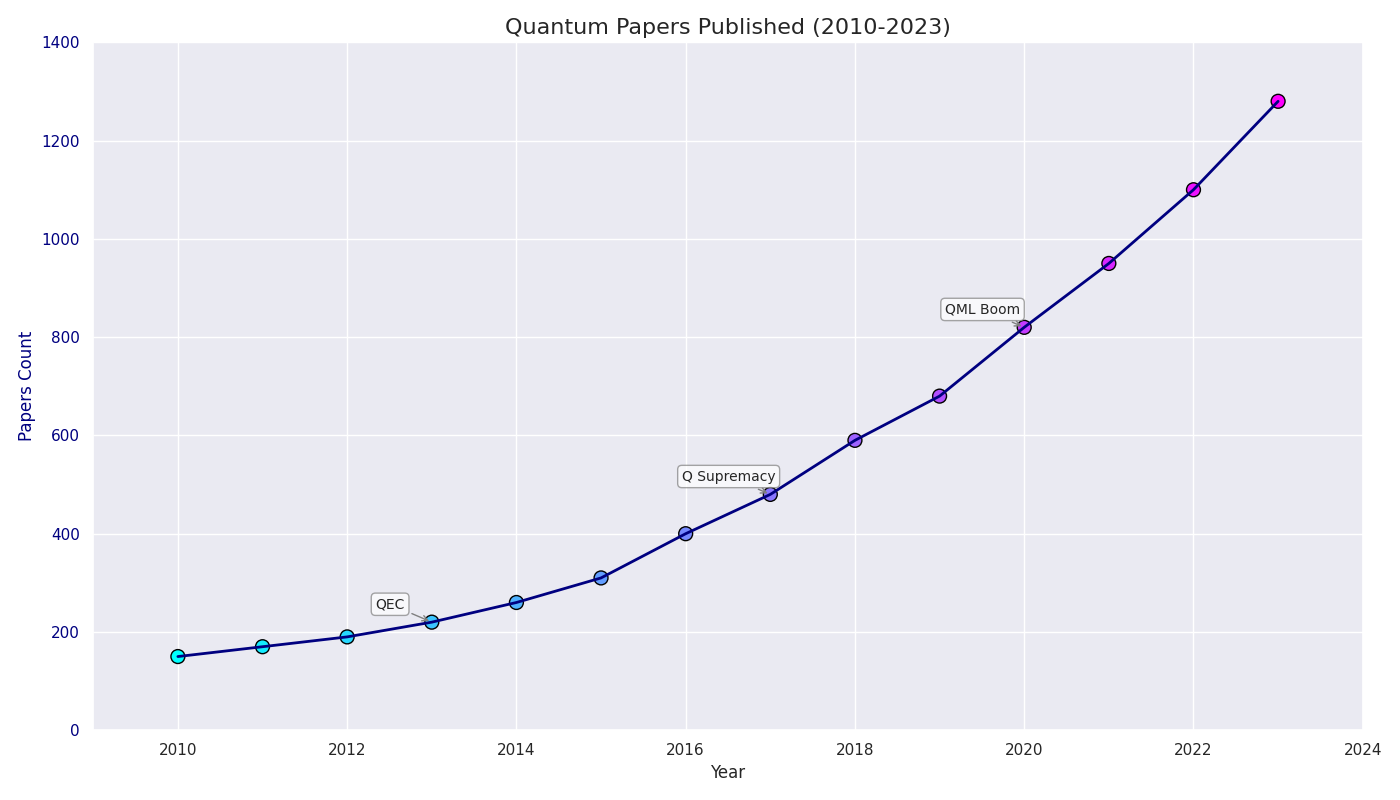

Here is the Python script that generated this plot:
import matplotlib.pyplot as plt
import numpy as np

years = np.arange(2010, 2024)
papers_published = np.array([150, 170, 190, 220, 260, 310, 400, 480, 590, 680, 820, 950, 1100, 1280])

annotations = {
    2013: "QEC",
    2017: "Q Supremacy",
    2020: "QML Boom"
}

fig, ax1 = plt.subplots(figsize=(14, 8))

ax1.scatter(years, papers_published, c=years, cmap='cool', edgecolor='black', s=100)
ax1.plot(years, papers_published, linestyle='-', color='navy', linewidth=2)

for year, label in annotations.items():
    ax1.annotate(label, 
                 (year, papers_published[year-2010]), 
                 textcoords="offset points", 
                 xytext=(-30,10), 
                 ha='center',
                 fontsize=10, 
                 bbox=dict(boxstyle="round,pad=0.3", edgecolor='gray', facecolor='white', alpha=0.7),
                 arrowprops=dict(arrowstyle='->', connectionstyle="arc3", color='gray'))

ax1.set_title("Quantum Papers Published (2010-2023)", fontsize=16)
ax1.set_xlabel("Year", fontsize=12)
ax1.set_ylabel("Papers Count", fontsize=12, color='navy')
ax1.tick_params(axis='y', labelcolor='navy')

ax1.set_ylim(0, 1400)
ax1.set_xlim(years.min() - 1, years.max() + 1)

plt.tight_layout()
plt.show()
